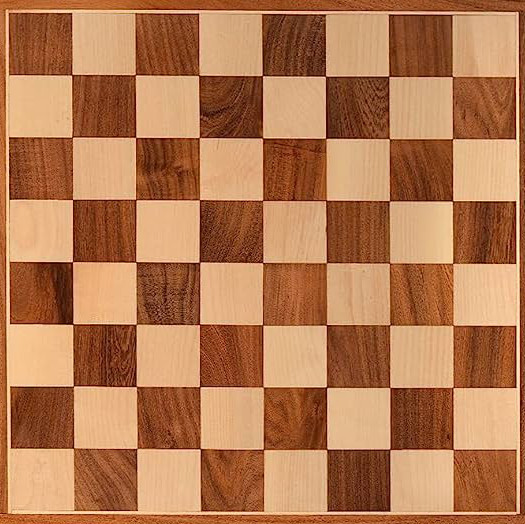
#> input picture vision1/Archivos del curso/tablero.jpg, 525 x 524 px, found by its file name
$ python grid.py
#> lines starting #> are read from the running program, lines starting #| are printed output that depends on the picture; after the words box and inside, x2 and y2 are one past the last pixel; in counts of white or black regions, pixels touching at a corner belong together
import numpy as np
import matplotlib.pyplot as plt
import cv2

tablero = cv2.imread('C:/Users/valef/Downloads/vision1/Archivos del curso/tablero.jpg',0)
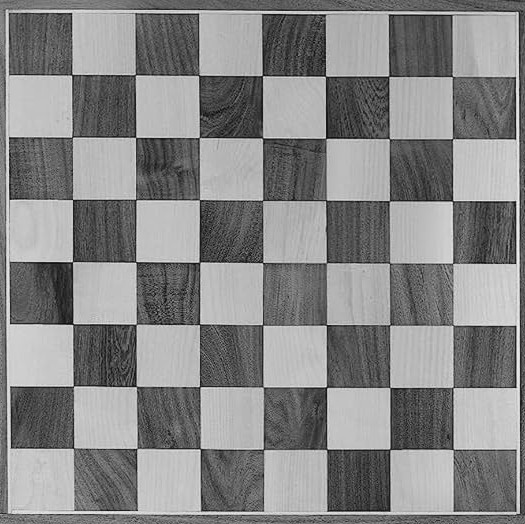
#> tablero: shape (524, 525); min 9, max 244, mean 133.9

val,th1=cv2.threshold(tablero,160,255,cv2.THRESH_BINARY)
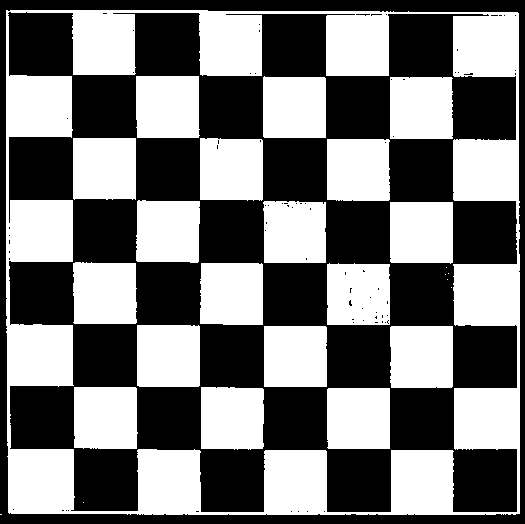
#> th1: shape (524, 525); 47.1% white; 26 white regions (7 under 20 px), largest, box (x1, y1, x2, y2) and area: (6, 10, 520, 515) 60169, (137, 325, 200, 387) 3897, (136, 76, 200, 138) 3891

plt.figure()
plt.imshow(th1,'gray')

found,esquinas=cv2.findChessboardCorners(th1,(7,7))
#> found = True; esquinas = 49 rows, first 8: [72, 75], [135.2, 74.75], [199.2, 74.68], [262.2, 75.85], [324.9, 76.44], [389, 76.07], [452.6, 76.31], [72.33, 137.7]
cv2.drawChessboardCorners(th1,(7,7),esquinas,found)
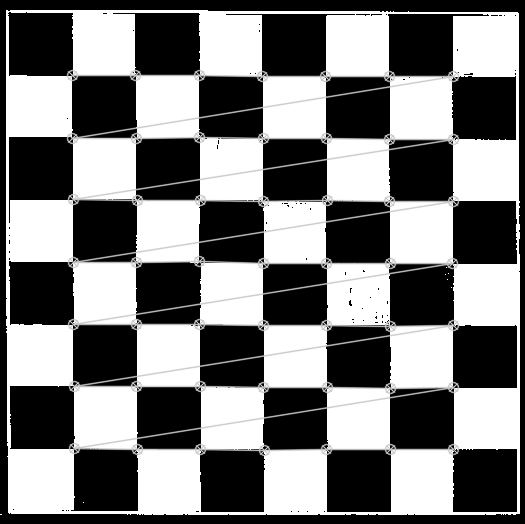
#> th1: shape (524, 525); 6.8% of pixels changed, all inside (x1, y1, x2, y2) = (66, 69, 460, 457)
print(found)
#| True
plt.figure()
plt.imshow(th1)

#-----------------------
puntos = cv2.imread('C:/Users/valef/Downloads/vision1/Archivos del curso/puntos.jpg',0)
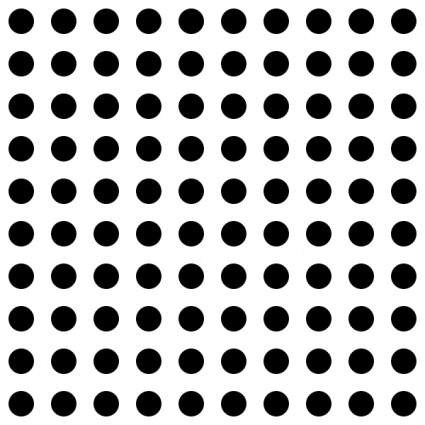
#> input picture vision1/Archivos del curso/puntos.jpg, 425 x 425 px, found by its file name
#> puntos is the input picture: shape (425, 425); min 0, max 255, mean 183.1
